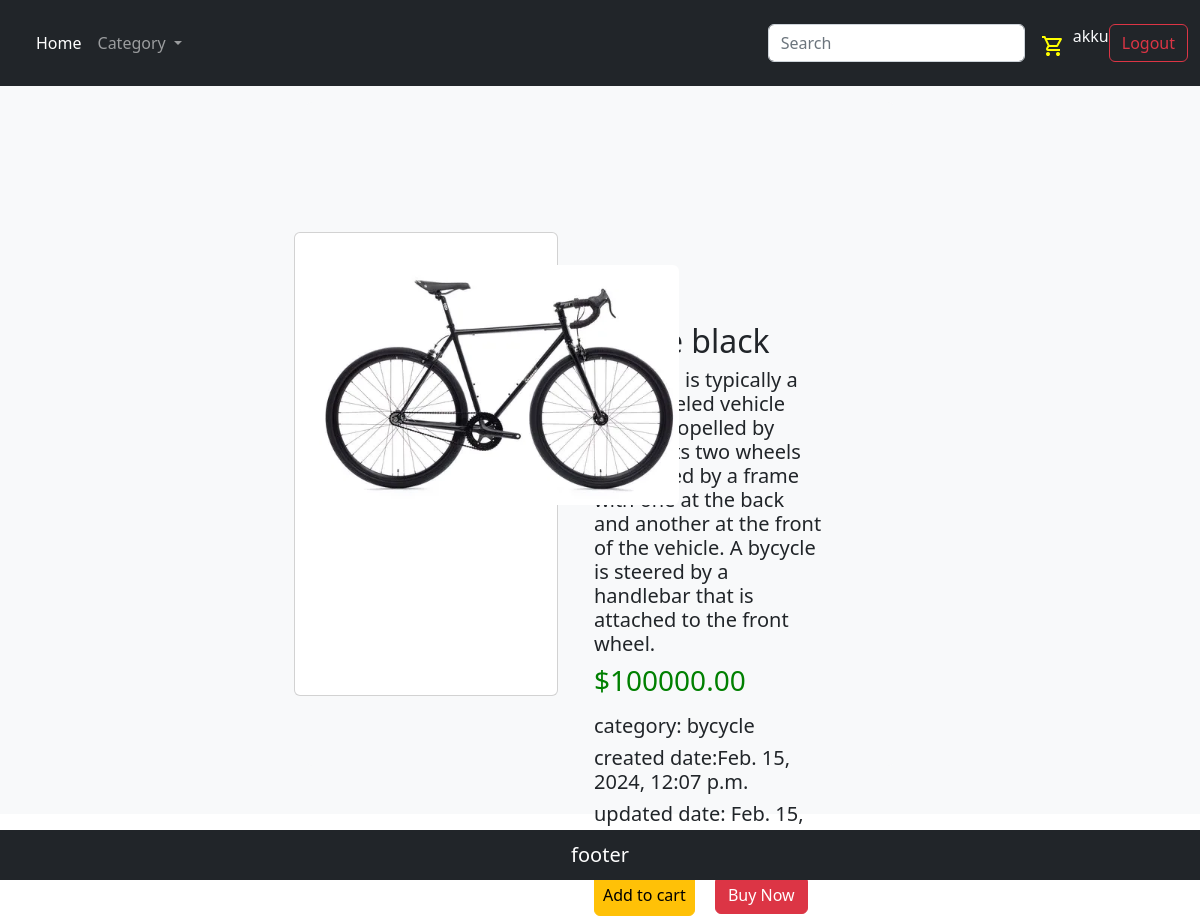
The page /details/13 (signed in) on the database its author committed.
### cameraApp/models.py (models this page shows, shortened)
class Product(models.Model):
    name=models.CharField(max_length=250,unique=True)
    slug=models.SlugField(max_length=250,unique=True)
    desc=models.TextField(blank=True)
    image=models.ImageField(upload_to='product',blank=True)
    price=models.DecimalField(max_digits=8,decimal_places=2)
    category=models.ForeignKey(Category,on_delete=models.CASCADE)
    stock=models.IntegerField()
    available=models.BooleanField(default=True)
    created=models.DateTimeField(auto_now_add=True)
    updated=models.DateTimeField(auto_now=True)
    class Meta:
        ordering=('name',)

class Category(models.Model):
    name=models.CharField(max_length=250,unique=True)
    slug=models.SlugField(max_length=250,unique=True)
    desc=models.TextField(blank=True)
    image=models.ImageField(upload_to='category',blank=True)
    class Meta:
        ordering=('name',)
    def __str__(self):
        return self.name

### cameraApp/views.py (the view)
# urls.py: path('details/<int:id>',views.Details,name='details'),
def Details(req,id):
    data=Product.objects.get(id=id)
    return render(req,'details.html',{'data':data})

### templates/details.html
    {% extends 'base.html' %}
{% load static %}
{% block content %}
<div class="conta container-fluid mb-3 justify-content-center bg-light d-flex ">
    <div class="card crd rounded-2 bg-light ms-4 w-50 me-4 mb-5 mt-3"style="border:0;">
        <div class="row">
            <div class="cd card  p-3 mb-5 bg-body rounded mb-4">
                <img src="{{data.image.url}}" class="card-img-top rounded-2 ms-2 mt-3" alt="...">
                <div class="card-body">
                </div>
            </div>
                <div class="col2 col-5 ms-4">
                    <h2>{{data.name}}</h2>
                    <h5>{{data.desc}}</h5>
                    <div class="coo">
                    <h3>${{data.price}}</h3></div>
                    <h5 class="ct mt-3">category: {{data.category}}</h5>
                    <h5>created date:{{data.created}}</h5>
                    <h5 class="up mb-4">updated date: {{data.updated}}</h5>
                    {% if data.stock >= 1 %}
                    <a href="" type="button" class="btn btn-warning me-3 p-2">Add to cart</a>
                    <button class="btn btn-danger">Buy Now</button>
                    {% else %}
                    <span><h3 class="out" style="color: green;">out of stock</h3></span>
                    {% endif %}
                </div>
          </div>
    </div>
</div>
{% endblock %}

### templates/nav.html (shortened to what this page needs)
{% load static %}
<nav class="navbar navbar-expand-lg navbar-dark bg-dark">
  <div class="container-fluid">
    <div class="collapse navbar-collapse" id="navbarSupportedContent">
      <ul class="navbar-nav me-auto mb-2 mb-lg-0">
        <li class="nav-item">
          <a class="nav-link active" aria-current="page" href="{% url 'shop:home' %}">Home</a>
        </li>
        <li class="nav-item dropdown">
          <a class="nav-link dropdown-toggle" href="#" id="navbarDropdown" role="button" data-bs-toggle="dropdown"
            aria-expanded="false">
            Category
          </a>
        </li>
      </ul>
      <form class="d-flex" role="search" action="{% url 'searchapp:searchproduct' %}" method="GET">
        <input class="form-control me-2 mt-3 mb-3" type="search"  name="q" placeholder="Search" aria-label="Search">
        <a class="pt-4" href=""></a>
      </form>
      <div class="d-flex">
        {% if user.is_authenticated %}
        <span class="text-light">{{user}}</span>
        <a href="{% url 'auth:logout' %}" class="btn btn-outline-danger " type="button">Logout</a>
        {% else %}
        <a href="{% url 'auth:login' %}" class="btn btn-outline-success me-2" type="button">Login</a>
        <a href="{% url 'auth:register' %}" class="btn btn-outline-primary me-2" type="button">Signup</a>
        {% endif %}
      </div>
    </div>
  </div>
</nav>

### static/css/style.css (style rules this page uses)
.col2 { margin-top: 220px; }
.coo { color: green; }
.cd { height: 58vh; width: 22vw; margin-top: 130px; }
.cd img { width: 360px; }
.conta { height: 91vh }

### rows shown on the page
Product: image (picture), name "matte black", desc "A bycycle is typically a two-wheeled vehicle that is propelled by pedals. Its two wheels are helped by a frame with one at the back and another at the front of the vehicle. A bycycle is steered by a handlebar that is attached to the front wheel.", price "100000.00", category "bycycle", created "Feb. 15, 2024, 12:07 p.m.", updated "Feb. 15,…"

### other values the page prints
{{ user }} "akku"
